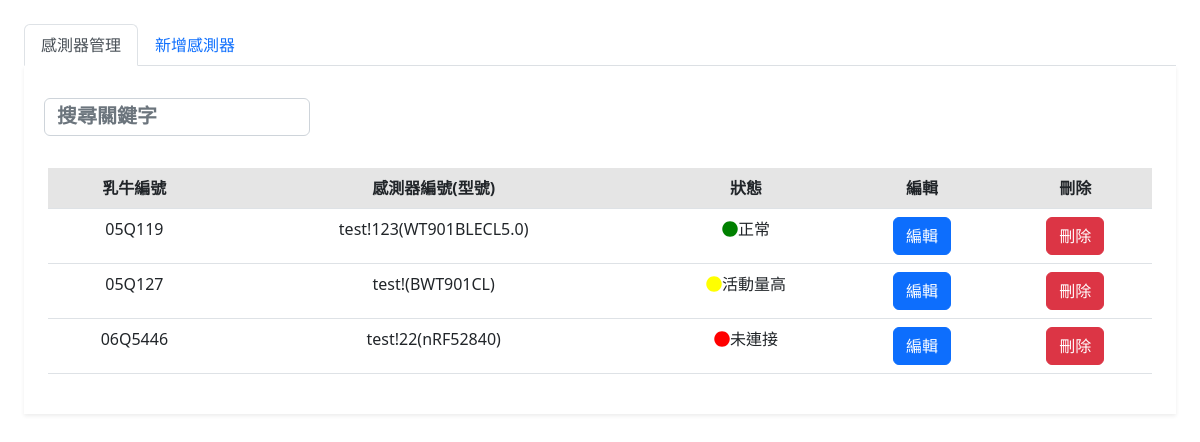
/fRecord/sensorManagement/sensorManagement.php, run on an earlier commit of the app's database.
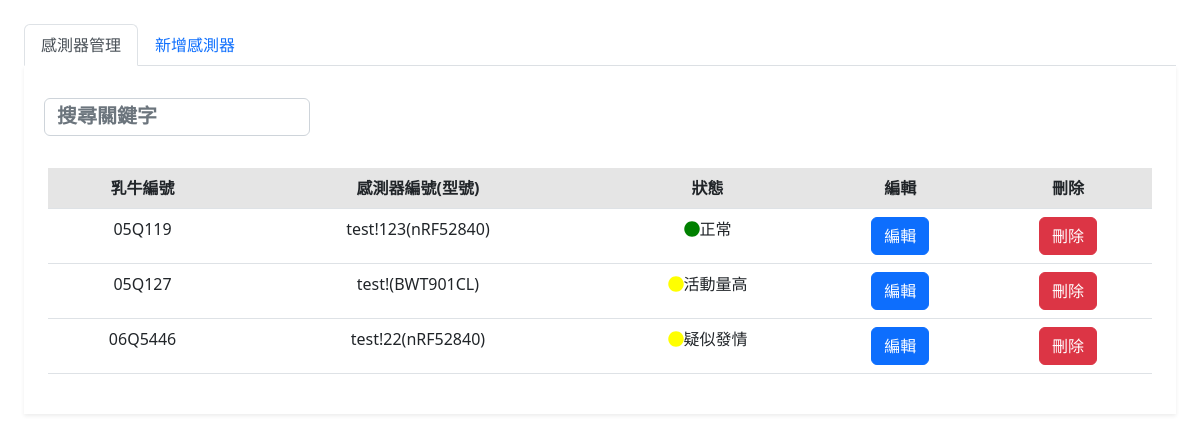
And on a later commit of the database.
### tables this page shows
CREATE TABLE `sensor_management` (
  `uuid` varchar(64) NOT NULL,
  `model` varchar(64) NOT NULL,
  `states` varchar(64) NOT NULL,
  `cid` varchar(64) NOT NULL,
  `recordTime` timestamp NOT NULL DEFAULT current_timestamp()
);

### fRecord/sensorManagement/sensorManagement.php (the view, shortened to what this page needs)
<?php
require_once("../../SQLServer.php");
?>
<!DOCTYPE html>
<html lang="zh-TW">
<head>
  <link href="https://cdn.jsdelivr.net/npm/bootstrap@5.2.2/dist/css/bootstrap.min.css" rel="stylesheet">
  <link rel="stylesheet" href="../../css/text_box2.css">
  <link rel="stylesheet" href="../../css/indexcss.css">
  <link rel="stylesheet" TYPE="text/css" href="https://cdnjs.cloudflare.com/ajax/libs/font-awesome/4.7.0/css/font-awesome.css">
  <link rel="stylesheet" href="https://use.fontawesome.com/releases/v5.8.2/css/all.css">
</head>
<body>
  <div name="content" style="width:100%; height: 100vh ;   padding:1.5rem  ;   ">
    <div class="tab-content">
      <ul class="nav nav-tabs" role="tablist">
        <li class="nav-item">
          <a href="#sensorManagement" class="nav-link active" data-toggle="tab">感測器管理</a>
        </li>
        <li class="nav-item">
          <a href="#addSensorDevices" class="nav-link" data-toggle="tab">新增感測器</a>
        </li>
      </ul>
      <div class="tab-pane active bg-white shadow-sm p-4" id="sensorManagement">
        <div class="row">
          <div class="col-md-3 p-2">
            <input type="search" class="search form-control" data-table="table table-hover" placeholder="搜尋關鍵字" style="width:100%;">
          </div>
        </div>
        <br>
        <div class="table-responsive" style="overflow: hidden;">
          <div id="cow_table" style="text-align:center;">
            <table id="rule" class="table table-hover">
              <thead>
                <tr class="table-active">
                  <th>乳牛編號</th>
                  <th>感測器編號(型號)</th>
                  <th>狀態</th>
                  <th>編輯</th>
                  <th>刪除</th>
                </tr>
              </thead>
              <tbody>
                <?php
                $query = "SELECT * FROM sensor_management ";
                $query .= "ORDER BY cid ";
                $result = mysqli_query($db_link, $query);
                $i = 1;
                while ($row = mysqli_fetch_array($result)) {
                  $cid = $row['cid'];
                  $uuid = $row['uuid'];
                  $model = $row['model'];
                  $states = $row['states'];
                ?>
                  <tr>
                    <td><?php echo $cid ?></td>
                    <td><?php echo $uuid . '(' . $model.")" ?></td>
                    <td><?php
                        if ($states == '未連接') {
                          echo "<i class=\"fas fa-circle\" style=\"color: red;\"></i>";
                        } elseif ($states == '正常') {
                          echo "<i class=\"fas fa-circle\" style=\"color: green;\"></i>";
                        } else {
                          echo "<i class=\"fas fa-circle\" style=\"color: yellow;\"></i>";
                        }
                        echo $states ?></td>
                    <td><button class="view_data btn btn-primary" GetUuid="<?php echo $uuid;
                                                                          ?>">編輯</button></td>
                    <?php
                    echo "<td><button id=\"linkDel_$i\" onclick=\"#del\" class=\"btn btn-danger\">刪除</button></td>";
                    ?>
                  </tr>
                <?php
                  $i += 1;
                }
                ?>
              </tbody>
            </table>
          </div>
        </div>
      </div>
    </div>
  </div>
</body>
</html>

What changed in the data, as far as the page shows it:
changed sensor_management "test!123": model "WT901BLECL5.0" → "nRF52840"
changed sensor_management "test!22": states "未連接" → "疑似發情"
